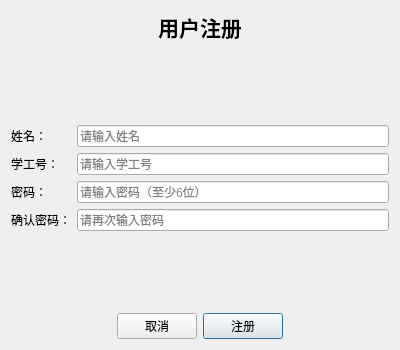
<?xml version="1.0" encoding="UTF-8"?>
<ui version="4.0">
 <class>RegisterWindow</class>
 <widget class="QDialog" name="RegisterWindow">
  <property name="geometry">
   <rect>
    <x>0</x>
    <y>0</y>
    <width>400</width>
    <height>350</height>
   </rect>
  </property>
  <property name="windowTitle">
   <string>注册</string>
  </property>
  <layout class="QVBoxLayout" name="verticalLayout">
   <item>
    <widget class="QLabel" name="titleLabel">
     <property name="text">
      <string>用户注册</string>
     </property>
     <property name="alignment">
      <set>Qt::AlignCenter</set>
     </property>
     <property name="font">
      <font>
       <pointsize>16</pointsize>
       <bold>true</bold>
      </font>
     </property>
    </widget>
   </item>
   <item>
    <spacer name="verticalSpacer">
     <property name="orientation">
      <enum>Qt::Vertical</enum>
     </property>
     <property name="sizeHint" stdset="0">
      <size>
       <width>20</width>
       <height>40</height>
      </size>
     </property>
    </spacer>
   </item>
   <item>
    <layout class="QFormLayout" name="formLayout">
     <item row="0" column="0">
      <widget class="QLabel" name="nameLabel">
       <property name="text">
        <string>姓名：</string>
       </property>
      </widget>
     </item>
     <item row="0" column="1">
      <widget class="QLineEdit" name="nameLineEdit">
       <property name="placeholderText">
        <string>请输入姓名</string>
       </property>
      </widget>
     </item>
     <item row="1" column="0">
      <widget class="QLabel" name="studentIdLabel">
       <property name="text">
        <string>学工号：</string>
       </property>
      </widget>
     </item>
     <item row="1" column="1">
      <widget class="QLineEdit" name="studentIdLineEdit">
       <property name="placeholderText">
        <string>请输入学工号</string>
       </property>
      </widget>
     </item>
     <item row="2" column="0">
      <widget class="QLabel" name="passwordLabel">
       <property name="text">
        <string>密码：</string>
       </property>
      </widget>
     </item>
     <item row="2" column="1">
      <widget class="QLineEdit" name="passwordLineEdit">
       <property name="placeholderText">
        <string>请输入密码（至少6位）</string>
       </property>
      </widget>
     </item>
     <item row="3" column="0">
      <widget class="QLabel" name="confirmPasswordLabel">
       <property name="text">
        <string>确认密码：</string>
       </property>
      </widget>
     </item>
     <item row="3" column="1">
      <widget class="QLineEdit" name="confirmPasswordLineEdit">
       <property name="placeholderText">
        <string>请再次输入密码</string>
       </property>
      </widget>
     </item>
    </layout>
   </item>
   <item>
    <spacer name="verticalSpacer_2">
     <property name="orientation">
      <enum>Qt::Vertical</enum>
     </property>
     <property name="sizeHint" stdset="0">
      <size>
       <width>20</width>
       <height>40</height>
      </size>
     </property>
    </spacer>
   </item>
   <item>
    <layout class="QHBoxLayout" name="horizontalLayout">
     <item>
      <spacer name="horizontalSpacer">
       <property name="orientation">
        <enum>Qt::Horizontal</enum>
       </property>
       <property name="sizeHint" stdset="0">
        <size>
         <width>40</width>
         <height>20</height>
        </size>
       </property>
      </spacer>
     </item>
     <item>
      <widget class="QPushButton" name="cancelButton">
       <property name="text">
        <string>取消</string>
       </property>
      </widget>
     </item>
     <item>
      <widget class="QPushButton" name="registerButton">
       <property name="text">
        <string>注册</string>
       </property>
       <property name="default">
        <bool>true</bool>
       </property>
      </widget>
     </item>
     <item>
      <spacer name="horizontalSpacer_2">
       <property name="orientation">
        <enum>Qt::Horizontal</enum>
       </property>
       <property name="sizeHint" stdset="0">
        <size>
         <width>40</width>
         <height>20</height>
        </size>
       </property>
      </spacer>
     </item>
    </layout>
   </item>
  </layout>
 </widget>
 <resources/>
 <connections/>
</ui>
